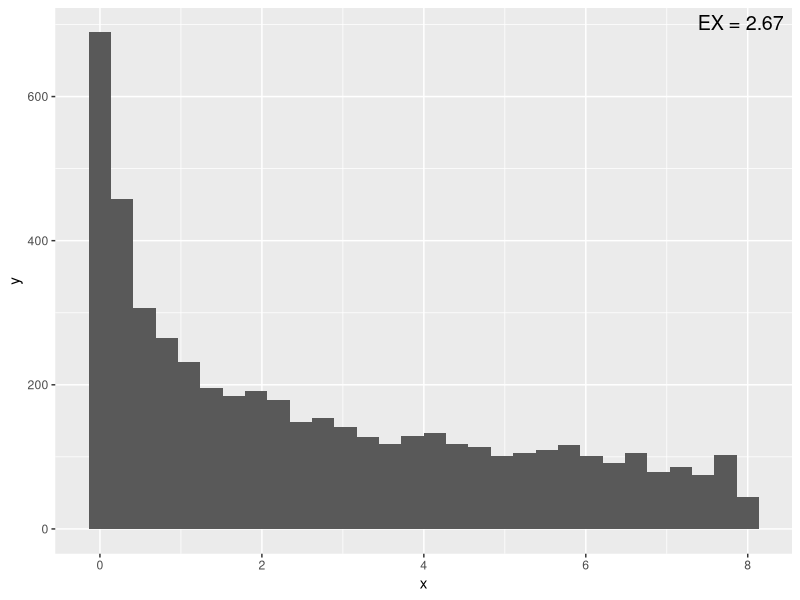
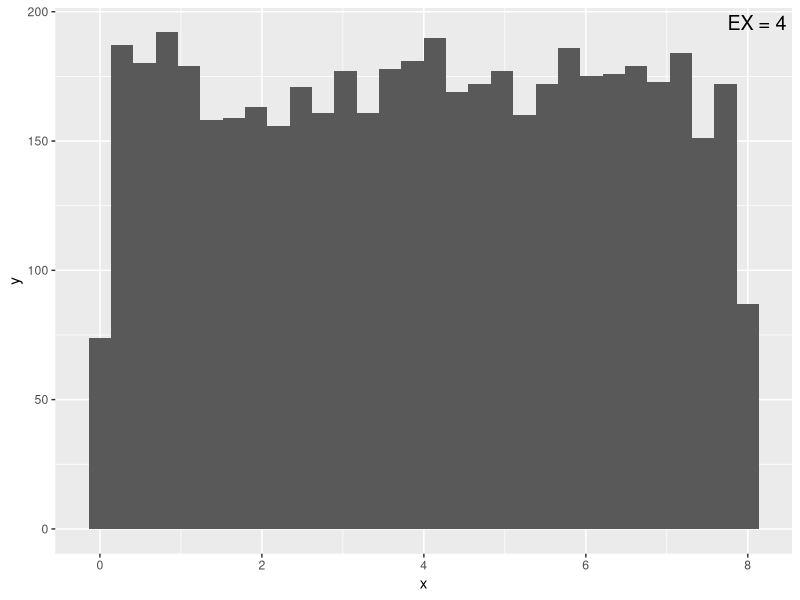
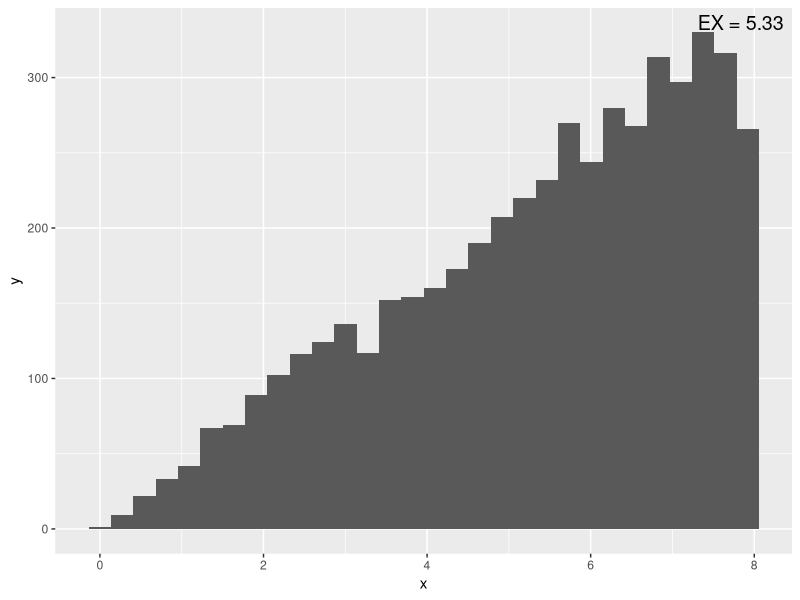
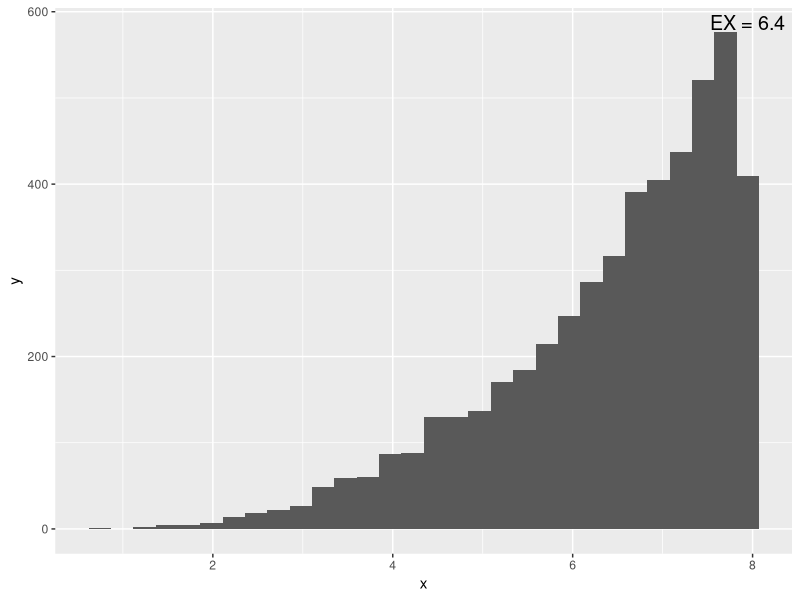
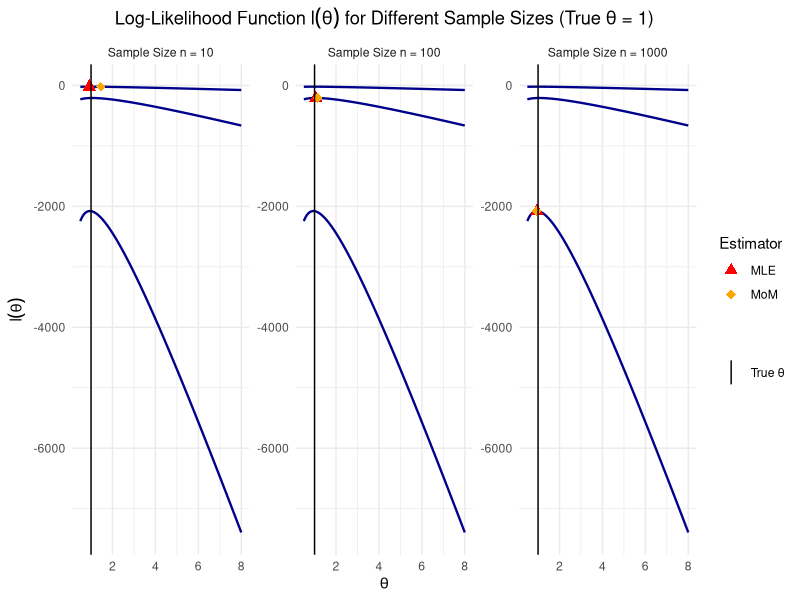
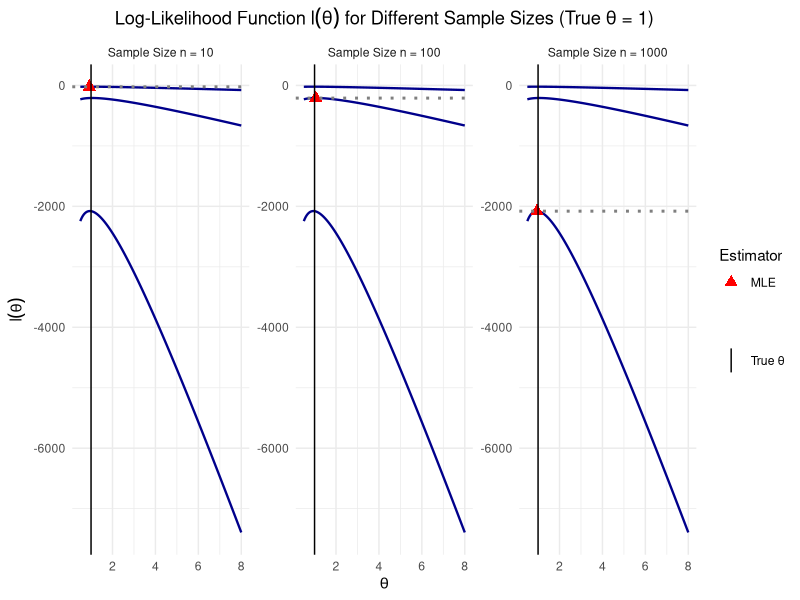

Generate these figures, in order, with R: (Note: this script raises an error after producing the figures.)
# ==============================================================================
# 2- Comparing maximum likelihood and method of moments
# ==============================================================================

library(dplyr)
library(ggplot2)
#-------------------------------------------------------------------------------
# i)
#-------------------------------------------------------------------------------
# Consider the distribution with density function given by f(x) = cx^(θ−1)
# where θ > 0 and x ∈ [0,xmax]. Randomly select a value for xmax to be used
# throughout this question by running sample(2:15, size = 1) (with set.seed
# prior to it for reproducibility). Note that this is quite similar to Q3 in
# Tutorial 2 but xmax ̸ = 1 here.

seednumber <- 25189506+25203533
set.seed(seednumber)

xmax <- sample(2:15, size = 1)  #xmax = 8

# f(x) = θx^(θ−1) / (8^θ)

#-------------------------------------------------------------------------------
# ii)
#-------------------------------------------------------------------------------
# By hand, compute the MLE and the MoM estimator for θ. Show all workings.

# MOM θ_hat = Xbar / (8-Xbar)

# MLE θ_hat = n / (nlog8 - Σlogxi)


#-------------------------------------------------------------------------------
# iii)
#-------------------------------------------------------------------------------
# Unlike Q1, this is a non-standard distribution, which you must simulate from
# yourself. This can be done using the method of inversion described here.
# First, derive the cumulative distribution function (cdf), F(x) = x0
# f(u)du, and then the associated inverse cdf, F−1(x).
# Next, the random variable X can be generated as X = F−1(U) where
# U ∼Uniform(0,1), and uniform variables can be generated in R via the
# runif function. Using this approach, generate samples of size n = 5000
# for a few different values of θ values, and, using a histogram, describe
# the shape of the distribution and how it changes with respect to θ; also
# indicate the theoretical expected value E(X) on the histogram.

# x = 8u^(1/θ)
# EX = 8θ/(θ+1)

# θ = 0.5
theta_real <- 0.5

seednumber <- 25189506+25203533
set.seed(seednumber)

u <- runif(5000)
x <- xmax*u^(1/theta_real)
EX <- xmax*theta_real/(theta_real+1)

ggplot(data.frame(x),aes(x=x)) + geom_histogram() + 
  annotate("text", x = Inf, y = Inf,
           label = paste0("EX = ", round(EX,2)),
           hjust = 1.1, vjust = 1.5,
           size = 5)

# θ = 1
theta_real <- 1

seednumber <- 25189506+25203533
set.seed(seednumber)

u <- runif(5000)
x <- xmax*u^(1/theta_real)
EX <- xmax*theta_real/(theta_real+1)

ggplot(data.frame(x),aes(x=x)) + geom_histogram() + 
  annotate("text", x = Inf, y = Inf,
           label = paste0("EX = ", round(EX,2)),
           hjust = 1.1, vjust = 1.5,
           size = 5)

# θ = 2
theta_real <- 2

seednumber <- 25189506+25203533
set.seed(seednumber)

u <- runif(5000)
x <- xmax*u^(1/theta_real)
EX <- xmax*theta_real/(theta_real+1)

ggplot(data.frame(x),aes(x=x)) + geom_histogram() + 
  annotate("text", x = Inf, y = Inf,
           label = paste0("EX = ", round(EX,2)),
           hjust = 1.1, vjust = 1.5,
           size = 5)

# θ = 4
theta_real <- 4

seednumber <- 25189506+25203533
set.seed(seednumber)

u <- runif(5000)
x <- xmax*u^(1/theta_real)
EX <- xmax*theta_real/(theta_real+1)

ggplot(data.frame(x),aes(x=x)) + geom_histogram() + 
  annotate("text", x = Inf, y = Inf,
           label = paste0("EX = ", round(EX,2)),
           hjust = 1.1, vjust = 1.5,
           size = 5)


#-------------------------------------------------------------------------------
# iv)
#-------------------------------------------------------------------------------
# Generate one sample of size n = 100 with θ = 1 and compute both the MLE
# and MoM.

# MOM, θ_hat = Xbar / (8 - Xbar)
# MLE, θ_hat = n / (nlog8 - ΣlogXi) 

theta_real <- 1
n <- 100

seednumber <- 25189506+25203533
set.seed(seednumber)

u <- runif(n)
x <- xmax*u^(1/theta_real)

sum_logxi <- sum(log(x))

Xbar <- mean(x) 

MOM_Theta_hat <- Xbar / (xmax-Xbar)

MLE_Theta_hat <- n / ((n*log(xmax)) - sum_logxi)

#-------------------------------------------------------------------------------
# v)
#-------------------------------------------------------------------------------
# Now generate two additional samples: one of size n = 10 and one of 
# size n = 1000. For all three samples, plot the log-likelihood function with
# respect to θ, i.e., θ values on the x-axis and the ℓ(θ) values on the y-axis.
# Indicate where both the MLE and MoM lie on these plots. Describe how the MLE 
# and MoM compare to each other, and to the true value of θ, in all three cases.

# l(θ) = nlogθ + (θ-1)ΣlogXi - nθlog8

theta_real <- 1
n_values <- c(10, 100, 1000)

seednumber <- 25189506+25203533
set.seed(seednumber)

sample_data <- list()
estimator_results <- data.frame()
data_list <- list()

log_likelihood <- function(theta, X) {
  n <- length(X)
  sum_ln_X <- sum(log(X))
  
  n * log(theta) - n * theta * log(xmax) + (theta - 1) * sum_ln_X
}


# The previously generated sample (n=100) is now included in the loop
for (n in n_values) {
  u <- runif(n)
  x <- xmax*u^(1/theta_real)
  
  # Calculate Estimators
  sum_logxi <- sum(log(x))
  Xbar <- mean(x)
  
  MOM_Theta_hat <- Xbar / (xmax-Xbar)
  
  MLE_Theta_hat <- n / ((n*log(xmax)) - sum_logxi)
  
  # Finding the log likelihood values for MLE and MOM estimator
  ll_mle <- log_likelihood(MLE_Theta_hat, x)
  ll_mom <- log_likelihood(MOM_Theta_hat, x)
  
  # Store estimators for the plot
  new_row <- data.frame(
    n = n,
    MLE = MLE_Theta_hat,
    MoM = MOM_Theta_hat,
    True = theta_real,
    LL_MLE = ll_mle,
    LL_MoM = ll_mom
  )
  estimator_results <- rbind(estimator_results, new_row)
  
  # Generate log-likelihood values over a range of theta
  theta_range <- seq(0.5, xmax, length.out = 5000)
  ll_values <- log_likelihood(theta_range, x)
  
  # Store plot data
  sample_data[[as.character(n)]] <- data.frame(
    Theta = theta_range,
    LogLikelihood = ll_values,
    n_size = as.factor(n)
  )
}

plot_data <- bind_rows(sample_data)


# Plotting the data
p <- ggplot(plot_data, aes(x = Theta, y = LogLikelihood)) +
  geom_line(aes(group = n_size), color = "darkblue", size = 0.8) +
  
  # Add MLE points (Y-value from LL_MLE column)
  geom_point(data = estimator_results, 
             aes(x = MLE, y = LL_MLE, color = "MLE"), 
             size = 3, shape = 17) + # Triangle shape
  
  # Add MoM points (Y-value from LL_MoM column)
  geom_point(data = estimator_results, 
             aes(x = MoM, y = LL_MoM, color = "MoM"), 
             size = 3, shape = 18) + # Diamond shape
  
  # Add True Theta line
  geom_vline(aes(xintercept = True, linetype = "True θ"), 
             data = distinct(estimator_results, n, True), 
             color = "black", size = 0.5) +
  
  # Separate plots by sample size
  facet_wrap(~ n, ncol = 3, scales = "free_y", 
             labeller = labeller(n = 
                                   c("10" = "Sample Size n = 10",
                                     "100" = "Sample Size n = 100",
                                     "1000" = "Sample Size n = 1000"))) +
  
  # Customize labels and theme
  labs(
    title = expression(paste("Log-Likelihood Function ", l(theta), " for Different Sample Sizes (True ", theta, " = 1)")),
    x = expression(theta),
    y = expression(l(theta)),
    color = "Estimator",
    linetype = ""
  ) +
  scale_color_manual(values = c("MLE" = "red", "MoM" = "orange")) +
  theme_minimal() +
  theme(plot.title = element_text(hjust = 0.5, face = "bold"))

print(p)


#-------------------------------------------------------------------------------
# vi)
#-------------------------------------------------------------------------------
# For each of the three log-likelihood plots, draw a horizontal line that is
# exactly d/2 units below the maximum where d = Χ2(1,0.05). Drop two vertical
# lines down from where the horizontal hits the log-likelihood function to form
# a Wilks confidence interval for θ

# d =  Χ2(1,0.05) = 3.841
# d/2 = 1.9205

d = 3.841
interval = d/2 

theta_real <- 1
n_values <- c(10, 100, 1000)

seednumber <- 25189506+25203533
set.seed(seednumber)

sample_data <- list()
estimator_results <- data.frame()
data_list <- list()

log_likelihood <- function(theta, X) {
  n <- length(X)
  sum_ln_X <- sum(log(X))
  
  n * log(theta) - n * theta * log(xmax) + (theta - 1) * sum_ln_X
}


# The previously generated sample (n=100) is now included in the loop
for (n in n_values) {
  u <- runif(n)
  x <- xmax*u^(1/theta_real)
  
  # Calculate Estimator
  sum_logxi <- sum(log(x))
  
  MLE_Theta_hat <- n / ((n*log(xmax)) - sum_logxi)
  
  # Finding the log likelihood values for MLE estimator
  ll_mle <- log_likelihood(MLE_Theta_hat, x)
  
  # Calculate Wilks CI threshold
  ll_threshold <- ll_mle - interval
  
  # Store estimators for the plot
  new_row <- data.frame(
    n = n,
    MLE = MLE_Theta_hat,
    True = theta_real,
    LL_MLE = ll_mle,
    LL_Threshold = ll_threshold
  )
  estimator_results <- rbind(estimator_results, new_row)
  
  # Generate log-likelihood values over a range of theta
  theta_range <- seq(0.5, xmax, length.out = 5000)
  ll_values <- log_likelihood(theta_range, x)
  
  # Store plot data
  sample_data[[as.character(n)]] <- data.frame(
    Theta = theta_range,
    LogLikelihood = ll_values,
    n_size = as.factor(n)
  )
}

plot_data <- bind_rows(sample_data)


# Plotting the data
p <- ggplot(plot_data, aes(x = Theta, y = LogLikelihood)) +
  geom_line(aes(group = n_size), color = "darkblue", size = 0.8) +
  
  # Add MLE points (Y-value from LL_MLE column)
  geom_point(data = estimator_results, 
             aes(x = MLE, y = LL_MLE, color = "MLE"), 
             size = 3, shape = 17) + # Triangle shape + 
  
  # Add True Theta line
  geom_vline(aes(xintercept = True, linetype = "True θ"), 
             data = distinct(estimator_results, n, True), 
             color = "black", size = 0.5) +
  
  geom_hline(aes(yintercept = LL_Threshold, color = "95% CI Threshold"), 
             data = distinct(estimator_results, n, LL_Threshold), 
             linetype = "dotted", size = 1) +
  
  # Separate plots by sample size
  facet_wrap(~ n, ncol = 3, scales = "free_y", 
             labeller = labeller(n = 
                                   c("10" = "Sample Size n = 10",
                                     "100" = "Sample Size n = 100",
                                     "1000" = "Sample Size n = 1000"))) +
  
  # Customize labels and theme
  labs(
    title = expression(paste("Log-Likelihood Function ", l(theta), " for Different Sample Sizes (True ", theta, " = 1)")),
    x = expression(theta),
    y = expression(l(theta)),
    color = "Estimator",
    linetype = ""
  ) +
  scale_color_manual(values = c("MLE" = "red")) +
  theme_minimal() +
  theme(plot.title = element_text(hjust = 0.5, face = "bold"))

print(p)


#-------------------------------------------------------------------------------
# vii)
#-------------------------------------------------------------------------------
# For each of the three sample sizes, find the MLE numerically using the numerical
# optimiser nlm. Note: this is done by minimising minus the log-likelihood (which
# is equivalent to maximising the log-likelihood). When using nlm, set 
# hessian = TRUE so that nlm stores the so-called “hessian”, i.e., the second 
# derivative of the objective function. Since we minimise minus the log-likelihood,
# this is already the observed information. Use this to produce a 95% Wald 
# confidence interval for θ. How do these compare with the Wilks confidence 
# intervals from part (v)?

theta_real <- 1
n_values <- c(10, 100, 1000)

seednumber <- 25189506+25203533
set.seed(seednumber)

ci_results <- data.frame()
data_list <- list()

# Z-score for 95% CI (two-tailed) (For Walds CI)
z_95percent <- qnorm(0.975)

# d =  Χ2(1,0.05) = 3.841 (For Wilks CI)
d = 3.841
interval = d/2

log_likelihood <- function(theta, X) {
  n <- length(X)
  sum_ln_X <- sum(log(X))
  
  n * log(theta) - n * theta * log(xmax) + (theta - 1) * sum_ln_X
}

negative_log_likelihood <- function(theta, X) {
  -log_likelihood(theta,X)
}

for (n in n_values) {
  u <- runif(n)
  x <- xmax*u^(1/theta_real)
  
  # Calculate Estimator
  sum_logxi <- sum(log(x))
  MLE_Theta_hat <- n / ((n*log(xmax)) - sum_logxi)
  
  theta_assumed = MLE_Theta_hat
  
  # Run nlm to minimize -l(θ) and to get the observed Information I(θ).
  nlm_result <- nlm(
    f = negative_log_likelihood, 
    p = theta_assumed, 
    X = x,            
    hessian = TRUE
  )
  
  # Finding the numerical MLE
  Numerical_theta_hat <- nlm_result$estimate
  
  # Getting the observed information I(θ)
  I_theta <- nlm_result$hessian[1, 1]
  
  mean <- theta_assumed
  variance <- 1/I_theta
  sd <- variance**0.5
  
  # Walds Confidence Interval
  walds_upperlimit <- mean + z_95percent*sd
  walds_lowerlimit <- mean - z_95percent*sd
  
  # Finding the log likelihood values for MLE estimator
  ll_mle <- log_likelihood(MLE_Theta_hat, x)
  
  # Calculate Wilks CI threshold
  ll_threshold <- ll_mle - interval
  
  # Defining a function for the equation to be solved
  equation_fn <- function(theta, X, ll_threshold) {
    return(log_likelihood(theta, X) - ll_threshold)
  }
  
  # Finding the roots of the equations
  wilks_lowerlimit <- uniroot(
    f = equation_fn, 
    interval = c(0.01, MLE_Theta_hat), 
    X = x, 
    ll_threshold = ll_threshold
  )$root
  
  wilks_upperlimit <- uniroot(
    f = equation_fn, 
    interval = c(MLE_Theta_hat,8), 
    X = x, 
    ll_threshold = ll_threshold
  )$root
  
  # Store estimators for the plot
  new_row <- data.frame(
    n = n,
    MLE_Analytical = MLE_Theta_hat,
    MLE_Numerical = Numerical_theta_hat,
    True = theta,
    Walds_CI_upper = walds_upperlimit,
    Walds_CI_lower = walds_lowerlimit,
    Wilks_CI_upper = wilks_upperlimit,
    Wilks_CI_lower = wilks_lowerlimit
  )
  ci_results <- rbind(ci_results, new_row)
}

print(ci_results)


#-------------------------------------------------------------------------------
# viii)
#-------------------------------------------------------------------------------
# Repeat step (vii) 1000 times. In other words, use nlm to numerically maximise
# the log-likelihood function and compute 95% Wald confidence intervals in each
# of 1000 samples at each of the three sample sizes (but there is no need to
# compute Wilks intervals). Also compute the MoM. How do the MLEs compare to the
# true θ value at each of the three sample sizes? And how do the MoM estimators
# compare? Check the coverage of the Wald confidence intervals for each of the
# three sample sizes, i.e., what proportion of the intervals contain the
# true θ value? Are the results as expected?

theta_real <- 1
n_values <- c(10, 100, 1000)

seednumber <- 25189506+25203533
set.seed(seednumber)

# Z-score for 95% CI (two-tailed) (For Walds CI)
z_95percent <- qnorm(0.975)

overall_results <- data.frame()
coverage_results <- data.frame()

for (n in n_values) {
  sample_results <- data.frame(
    MLE_Theta = numeric(1000),
    MoM_Theta = numeric(1000),
    Wald_LowerLimit = numeric(1000),
    Wald_UpperLimit = numeric(1000)
  )
  
  for (i in 1:1000){
    u <- runif(n)
    x <- xmax*u^(1/theta_real)
    
    # Calculate MOM Estimator
    Xbar <- mean(x)
    MOM_Theta_hat <- Xbar / (xmax-Xbar)
    sample_results$MOM_Theta[i] <- MOM_Theta_hat
    
    # Calculate MLE Estimator
    sum_logxi <- sum(log(x))
    MLE_Theta_hat <- n / ((n*log(xmax)) - sum_logxi)
    sample_results$MLE_Theta[i] <- MLE_Theta_hat
    
    theta_assumed = MLE_Theta_hat
    
    # Run nlm to minimize -l(θ) and to get the observed Information I(θ).
    nlm_result <- nlm(
      f = negative_log_likelihood, 
      p = theta_assumed, 
      X = x,            
      hessian = TRUE
    )
    
    # Finding the numerical MLE
    Numerical_theta_hat <- nlm_result$estimate
    
    # Getting the observed information I(θ)
    I_theta <- nlm_result$hessian[1, 1]
    
    mean <- theta_assumed
    variance <- 1/I_theta
    sd <- variance**0.5
    
    # Walds Confidence Interval
    walds_upperlimit <- mean + z_95percent*sd
    walds_lowerlimit <- mean - z_95percent*sd
    
    sample_results$Wald_UpperLimit[i] <- walds_upperlimit
    sample_results$Wald_LowerLimit[i] <- walds_lowerlimit
  }
  sample_results$n <- as.factor(n)
  overall_results <- bind_rows(overall_results, sample_results)
  
}


results_summary <- overall_results %>% group_by(n) %>%
  summarise(
    Mean_MLE = mean(MLE_Theta),
    Mean_MOM = mean(MOM_Theta),
    True = theta_true,
    Coverage = mean(Wald_LowerLimit <= theta_true & Wald_UpperLimit >= theta_true)
  )

print(results_summary)




